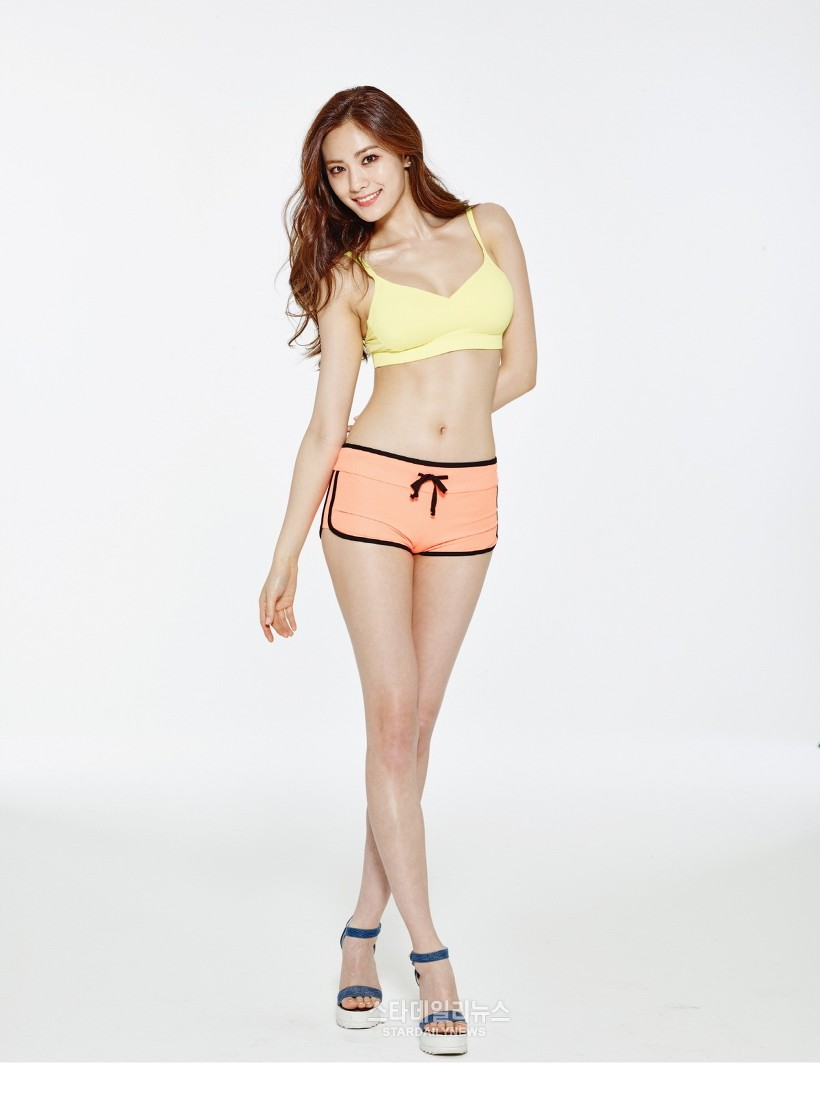
#> input picture images/nana.jpg, 820 x 1093 px
$ python move.py
#> lines starting #> are read from the running program, lines starting #| are printed output that depends on the picture
import cv2
import numpy as np

img = cv2.imread('images/nana.jpg')
#> img is the input picture: shape (1093, 820, 3); mean B, G, R 225.9, 228.5, 232.3
h, w = img.shape[:2]
#> h = 1093; w = 820
M = np.float32([[1,0,100],[0,1,50]])

img2 = cv2.warpAffine(img, M, (w, h))
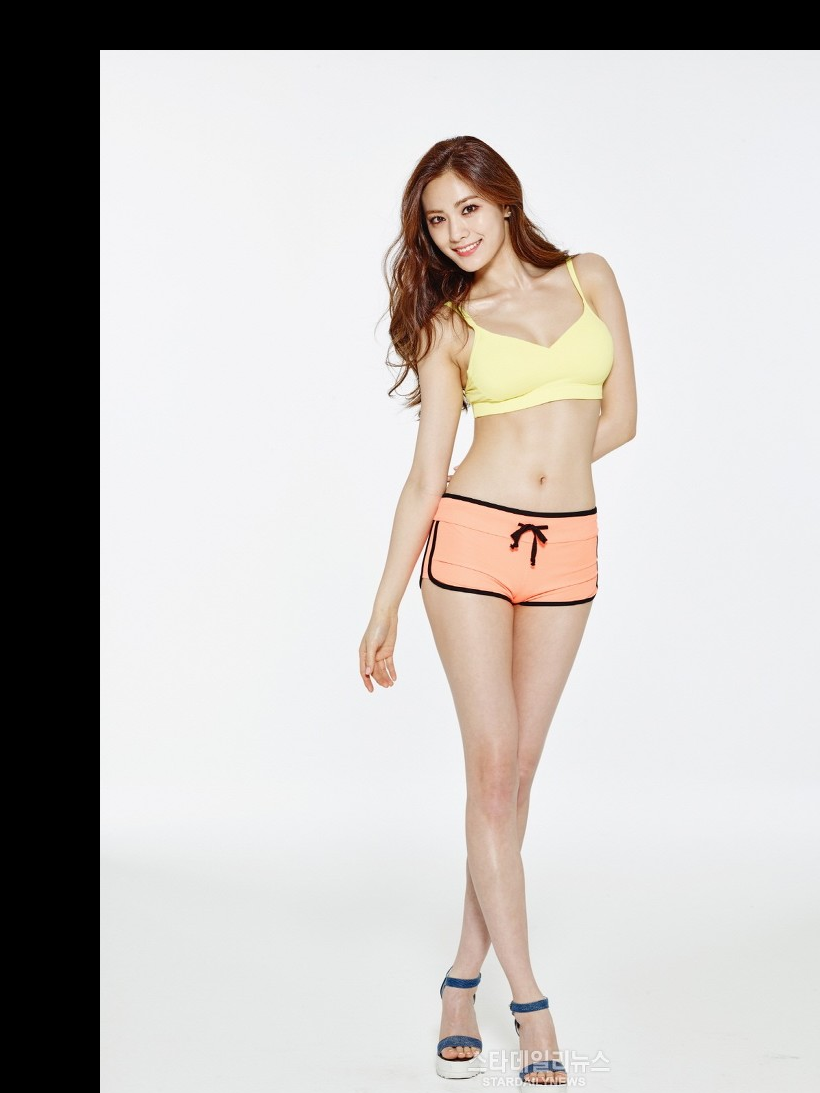
#> img2: shape (1093, 820, 3); mean B, G, R 187.1, 189.9, 193.8

cv2.imshow('shift Image', img2)
cv2.waitKey(0)
cv2.destroyAllWindows()
